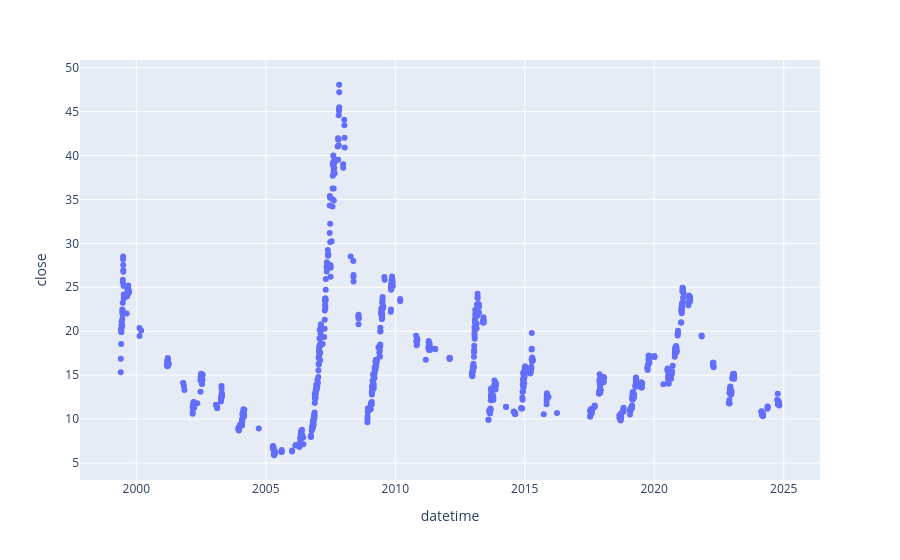

This figure's notebook cell:
### Code cell
dfp = pd.read_sql('000001',eng)
pctp = pct(dfp,21,0.1)
fig = px.scatter(pctp,y='close')
# fig.update_xaxes(dtick='D',tickformat='%Y-%m-%d')
fig.show()

### Figure 1 — Plotly figure (JSON) as saved in the notebook; plotly's stock layout.template omitted (floating-point values rounded to 4 significant figures; data arrays with more than 128 entries replaced by an {"elided": "..."} marker saying what was removed)
{"data": [{"hovertemplate": "datetime=%{x}<br>close=%{y}<extra></extra>", "legendgroup": "", "marker": {"color": "#636efa", "symbol": "circle"}, "mode": "markers", "name": "", "orientation": "v", "showlegend": false, "type": "scatter", "x": {"elided": "963 str values"}, "xaxis": "x", "y": {"elided": "963 float values"}, "yaxis": "y"}], "layout": {"legend": {"tracegroupgap": 0}, "margin": {"t": 60}, "xaxis": {"anchor": "y", "domain": [0, 1], "title": {"text": "datetime"}}, "yaxis": {"anchor": "x", "domain": [0, 1], "title": {"text": "close"}}}}
